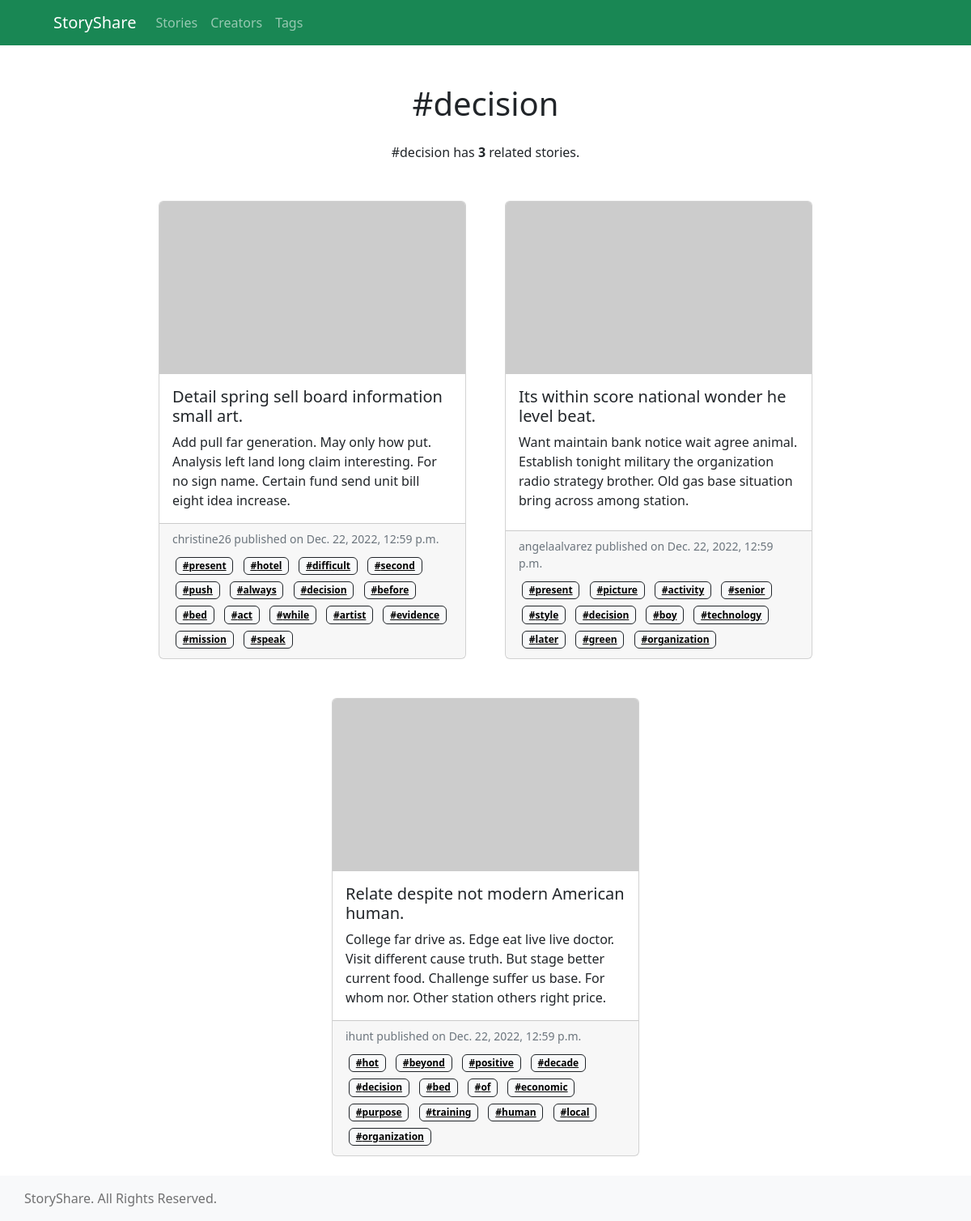
The page /tags/decision/ on the database its author committed.
### app/models.py (models this page shows, shortened)
class Tag(models.Model):
	class Meta:
		verbose_name = "Tag"
		verbose_name_plural = "Tags"
	name = models.CharField(max_length=32, null=True)
	slug = models.SlugField(max_length=1024, blank=True, unique=True, null=True)
	def get_absolute_url(self):
		return reverse('app:tag-detail-view', kwargs={'slug': self.slug})
	def __str__(self):
		return self.name

class Post(models.Model):
	class Meta:
		verbose_name = "Post"
		verbose_name_plural = "Posts"
	creator_profile = models.ForeignKey(CreatorProfile, related_name='posts', null=True, on_delete=models.CASCADE)
	title = models.CharField(max_length=148, null=True)
	slug = models.SlugField(max_length=1024, blank=True, unique=True, null=True)
	featured_image = models.URLField(max_length=2048, blank=True, null=True)
	content = models.TextField(max_length=64000, null=True)
	excerpt = models.TextField(max_length=480, null=True)
	tags = models.ManyToManyField(Tag, related_name='posts', blank=True)
	date_created = models.DateTimeField(auto_now_add=True, null=True)
	def get_absolute_url(self):
		return reverse('app:post-detail-view', kwargs={'slug': self.slug})

class CreatorProfile(models.Model):
	class Meta:
		verbose_name = "Creator Profile"
		verbose_name_plural = "Creator Profiles"
	user = models.OneToOneField(User, primary_key=True, on_delete=models.CASCADE)
	slug = models.SlugField(max_length=1024,unique=True, blank=True, null=True)
	profile_image = models.URLField(max_length=2048, blank=True, null=True)
	description = models.TextField(max_length=160, blank=True, null=True)
	following = models.ManyToManyField('self', symmetrical=False, related_name='followers', blank=True)
	date_created = models.DateTimeField(auto_now_add=True, null=True)

### app/views.py (the view)
# urls.py: path('tags/<slug:slug>/', views.TagDetailView.as_view(), name = 'tag-detail-view'),
class TagDetailView(DetailView):
	model = Tag
	context_object_name = 'tag'
	template_name = 'app/tag/tag_detail.html'

### app/templates/app/tag/tag_detail.html (shortened to what this page needs)
{% extends 'app/components/base.html' %}
{% block body %}
<section id="stories">
	<div class="container">
		<h1 class="text-center mb-4">#{{tag.name}}</h1>
		<p class="text-center mb-4">
			#{{tag.name}} has <b>{{tag.posts.all | length}}</b> related stories.
		</p>
		<div
			class="card-column d-flex flex-row flex-wrap justify-content-center align-items-top">
			{% for post in tag.posts.all %}
			<div
				class="card m-4"
				style="max-width: 23.75rem"
				onclick="window.location='{{post.get_absolute_url}}'"
				role="button">
				<img
					class="card-img-top"
					src="{{post.featured_image}}"
					alt="{{post.featured_image}}" />
				<div class="card-body">
					<h5 class="card-title">{{post.title}}</h5>
					<p class="card-text">{{post.excerpt}}</p>
				</div>
				<div class="card-footer">
					<small class="text-muted d-block mb-2"
						>{{post.creator_profile.user.username}} published on
						{{post.date_created}}</small
					>
					{% for tag in post.tags.all %}
					<a
						class="badge text-bg-light border border-dark m-1"
						href="{{tag.get_absolute_url}}"
						>#{{tag}}</a
					>
					{% endfor %}
				</div>
			</div>
			{% endfor %}
		</div>
	</div>
</section>
{% endblock body %}

### rows shown on the page
Tag: name "decision", posts.all|length "3"
Post: title "Detail spring sell board information small art.", excerpt "Add pull far generation. May only how put. Analysis left land long claim interesting. For no sign name. Certain fund send unit bill eight idea increase.", creator_profile.user.username "christine26", date_created "Dec. 22, 2022, 12:59 p.m."
Tag: name "present"
Tag: name "hotel"
Tag: name "difficult"
Tag: name "second"
Tag: name "push"
Tag: name "always"
Tag: name "before"
Tag: name "bed"
Tag: name "act"
Tag: name "while"
Tag: name "artist"
Tag: name "evidence"
Tag: name "mission"
Tag: name "speak"
Post: title "Its within score national wonder he level beat.", excerpt "Want maintain bank notice wait agree animal. Establish tonight military the organization radio strategy brother. Old gas base situation bring across among station.", creator_profile.user.username "angelaalvarez", date_created "Dec. 22, 2022, 12:59 p.m."
Tag: name "picture"
Tag: name "activity"
Tag: name "senior"
Tag: name "style"
Tag: name "boy"
Tag: name "technology"
Tag: name "later"
Tag: name "green"
Tag: name "organization"
Post: title "Relate despite not modern American human.", excerpt "College far drive as. Edge eat live live doctor. Visit different cause truth. But stage better current food. Challenge suffer us base. For whom nor. Other station others right price.", creator_profile.user.username "ihunt", date_created "Dec. 22, 2022, 12:59 p.m."
Tag: name "hot"
Tag: name "beyond"
Tag: name "positive"
Tag: name "decade"
Tag: name "of"
Tag: name "economic"
Tag: name "purpose"
Tag: name "training"
Tag: name "human"
Tag: name "local"
